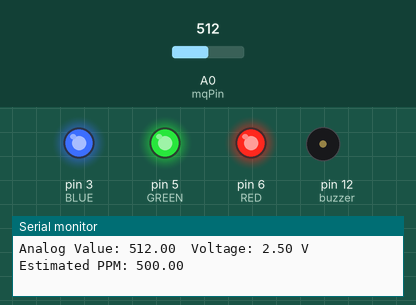
Recording of a sketch running on a simulated Arduino Uno, built with avr-gcc and run on an emulated ATmega328P. Shown: output pins drawn as LEDs (lit = HIGH), buzzer (waves = sounding, pin HIGH), the last lines printed to the serial monitor. Inputs (shaded band) come from the test bench; at power-on: A0 (mqPin) = 512.

Above: at 2.0 s.
2.1 s: A0 (mqPin) set to 259
At 3.3 s:
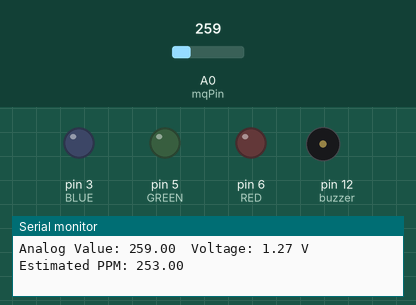
3.9 s: A0 (mqPin) set to 272
At 4.9 s:
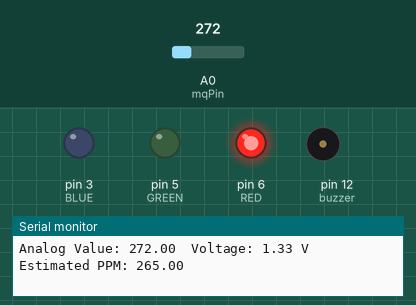
5.9 s: A0 (mqPin) set to 254
At 7.6 s:
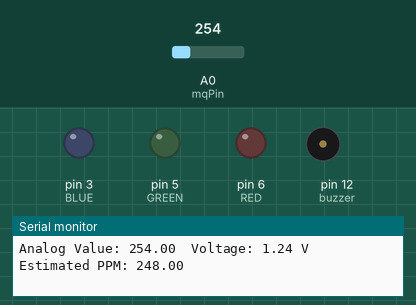
7.9 s: A0 (mqPin) set to 274
At 9.4 s:
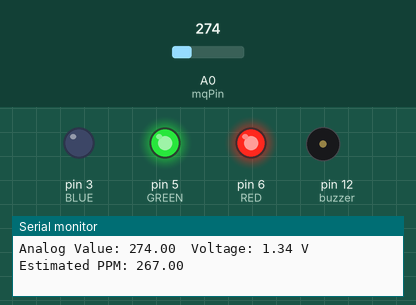
9.9 s: A0 (mqPin) set to 122
At 11.1 s:
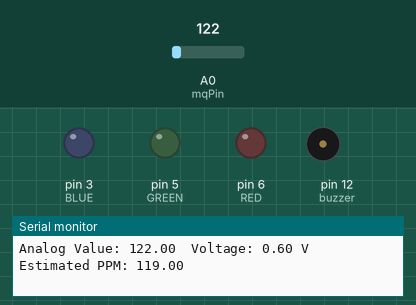
Timing chart, 0 to 12.9 s (numbered marks = the images above; inputs shaded):
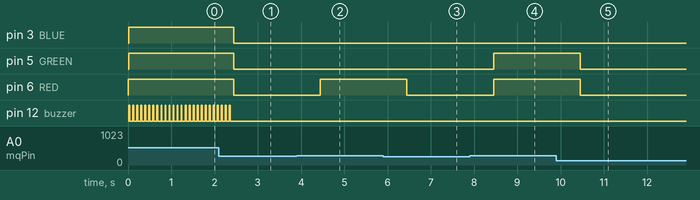

The sketch:

mq_gas_sensor.ino
```cpp
//www.elegoo.com
//2016.12.8

// Define Pins
#define BLUE 3
#define GREEN 5
#define RED 6

int buzzer = 12;
const int mqPin = A0; // Connect the sensor's analog output to A0
float sensorVoltage; // Voltage read from the sensor
float sensorValue;   // Raw analog value from the sensor
float ppm;           // Gas concentration in ppm (simplified approximation)


void setup()
{
Serial.begin(9600);
Serial.println("MQ Gas Sensor Reading");
pinMode(RED, OUTPUT);
pinMode(GREEN, OUTPUT);
pinMode(BLUE, OUTPUT);
digitalWrite(RED, HIGH);
digitalWrite(GREEN, LOW);
digitalWrite(BLUE, LOW);

pinMode(buzzer, OUTPUT);
}

// define variables
int redValue;
int greenValue;
int blueValue;

// main loop
void loop()
{
  int adjust = -1;

  // Read the raw analog value from the sensor
  sensorValue = analogRead(mqPin);

  // Convert the analog value to voltage
  sensorVoltage = sensorValue * (5.0 / 1023.0); // Assuming a 5V ADC reference

  // Estimate the gas concentration (you may need a specific formula for your gas and sensor)
  // The conversion formula will vary based on your MQ sensor type and its datasheet
  ppm = map(sensorValue, 0, 1023, 0, 1000); // Simplified ppm calculation for demonstration

  // Print the values to the Serial Monitor
  Serial.print("Analog Value: ");
  Serial.print(sensorValue);
  Serial.print("\tVoltage: ");
  Serial.print(sensorVoltage);
  Serial.print(" V\tEstimated PPM: ");
  Serial.println(ppm);

  if (ppm < 264 - adjust) {
    analogWrite(RED, 0);
    analogWrite(GREEN, 0);
    analogWrite(BLUE, 0);
    delay(1000);
  }else if (ppm == 264 - adjust) {
    analogWrite(RED, 255);
    analogWrite(GREEN, 0);
    analogWrite(BLUE, 0);
    delay(1000);
  }else if (ppm == 265 - adjust) {
    analogWrite(RED, 255);
    analogWrite(GREEN, 10);
    analogWrite(BLUE, 0);
    delay(1000);
  }else if (ppm == 266 - adjust) {
    analogWrite(RED, 255);
    analogWrite(GREEN, 255);
    analogWrite(BLUE, 0);
    delay(1000);
  }else if (ppm == 267 - adjust) {
    analogWrite(RED, 0);
    analogWrite(GREEN, 255);
    analogWrite(BLUE, 0);
    buzz(200);
  }else if (ppm == 268 - adjust) {
    analogWrite(RED, 0);
    analogWrite(GREEN, 0);
    analogWrite(BLUE, 255);
    buzz(150);
  }else if (ppm == 269 - adjust) {
    analogWrite(RED, 255);
    analogWrite(GREEN, 0);
    analogWrite(BLUE, 255);
    buzz(100);
  }else if (ppm > 269 - adjust) {
    analogWrite(RED, 255);
    analogWrite(GREEN, 255);
    analogWrite(BLUE, 255);
    buzz(75);
  }
}

void buzz(int d) {
  for (int i = 0; i < 1000/d; i++) {
    digitalWrite(buzzer, HIGH);
    delay(d/4);
    digitalWrite(buzzer, LOW);
    delay(d);
  }
}
```

Measured:
- the behaviour switches between 271 and 272 on A0 (mqPin) (found by bisection; images 1 and 2)
- after the input at 2.1 s, pin 3 (BLUE), pin 5 (GREEN), pin 6 (RED): HIGH → LOW after 0.34 s; pin 12 (buzzer): goes on until 2.4 s, then stays LOW
- after the input at 3.9 s, pin 6 (RED): LOW → HIGH after 0.54 s
- after the input at 5.9 s, pin 6 (RED): HIGH → LOW after 0.55 s
- after the input at 7.9 s, pin 5 (GREEN), pin 6 (RED): LOW → HIGH after 0.55 s
- after the input at 9.9 s, pin 5 (GREEN), pin 6 (RED): HIGH → LOW after 0.56 s
- by itself, pin 12 (buzzer): alternates HIGH for 0.02 s and LOW for 0.08 s
